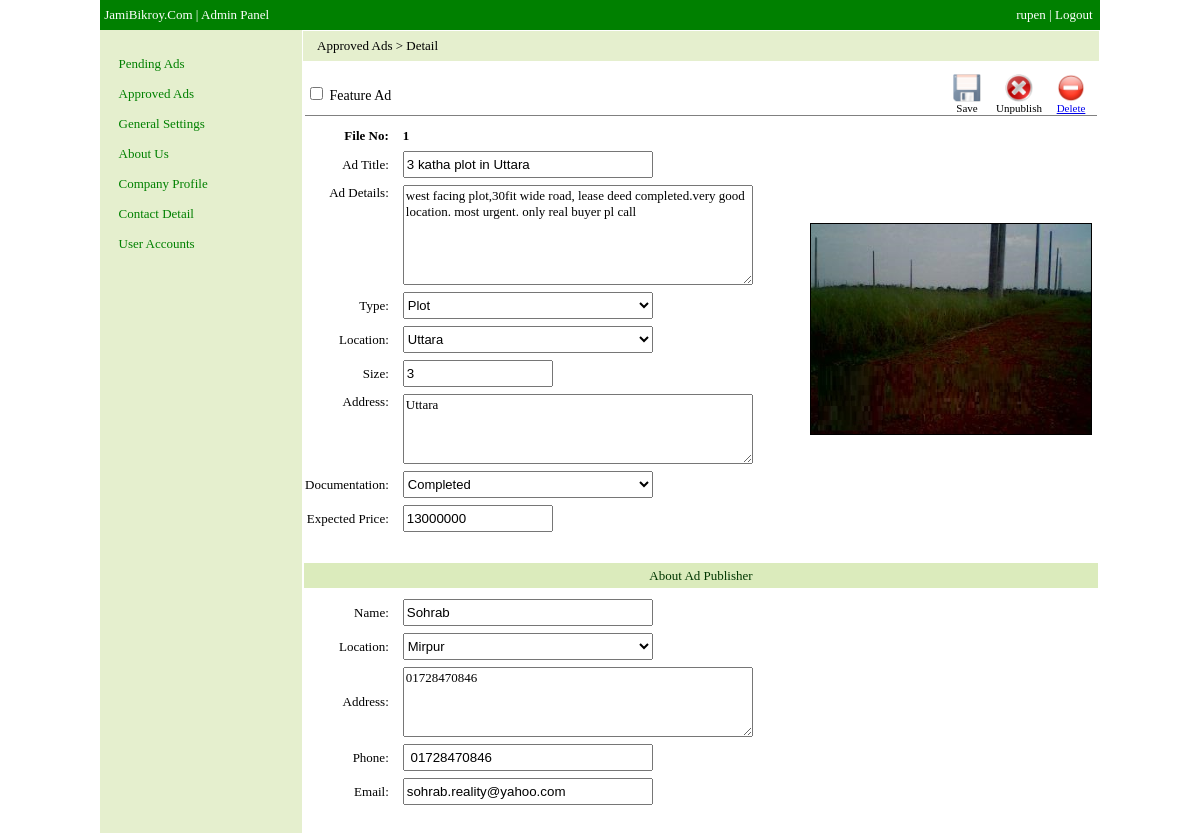
/admin/published/view?adid=1 (signed in), run on the app's committed database.
### tables this page shows
CREATE TABLE IF NOT EXISTS `published` (
  `id` int(11) NOT NULL AUTO_INCREMENT,
  `adid` int(11) NOT NULL,
  `date` text NOT NULL,
  `ipaddress` text NOT NULL,
  `type` text NOT NULL,
  `location` text NOT NULL,
  `size` varchar(20) NOT NULL,
  `address` text NOT NULL,
  `documentation` text NOT NULL,
  `price` varchar(20) NOT NULL,
  `title` text NOT NULL,
  `details` text NOT NULL,
  `yname` text NOT NULL,
  `ylocation` text NOT NULL,
  `yaddress` text NOT NULL,
  `phone` text NOT NULL,
  `email` text NOT NULL,
  `status` varchar(20) NOT NULL,
  `feature` varchar(1) NOT NULL DEFAULT '0',
  PRIMARY KEY (`id`)
);

### admin/published/view/index.php (the view, shortened to what this page needs)
<?php
$adid=$_GET['adid'];
$result=mysql_query("select * from published where adid='$adid'");
$row=mysql_fetch_array($result);
$cmbtype="$row[type]";
$cmblocation="$row[location]";
$txtsize="$row[size]";
$taaddress="$row[address]";
$cmbdocumentation="$row[documentation]";
$txtprice="$row[price]";
$txtadtitle="$row[title]";
$taaddetails="$row[details]";
$txtname="$row[yname]";
$cmbylocation="$row[ylocation]";
$tayaddress="$row[yaddress]";
$txtphone="$row[phone]";
$txtemail="$row[email]";
if($row['feature'] == '1'){
$chked = "checked";
}
else{
$chked = "";
}
if($cmbtype == "Plot_for_Developers")
$pricetext = "Expected Signing Money:";
else
$pricetext = "Expected Price:";
if($row['status'] == "published"){
$pubicn="unpublishicon.png";
$pubtxt="Unpublish";
}
else{
$pubicn="publishicon.png";
$pubtxt="Publish";
}
if(file_exists("../../../newad/upload/$adid.jpg")){
$img="$adid.jpg";
}
else{
$img="noimg.jpg";
}
?>
<html>
	<head>
		<link href="../../css/style.css" rel="stylesheet" type="text/css">
	</head>
	<body>
		<table border="0px" width="100%" height="100%" style="border-collapse:collapse;">
			<tr height="30px" bgcolor="green" style="font-family:tahoma;font-size:13px;color:white">
				<td>&nbsp;JamiBikroy.Com | Admin Panel</td>
				<td align="right"><?php echo $_SESSION['username'];?> | <a href="?action=logout" class="logout">Logout</a>&nbsp;&nbsp;</td>
			</tr>
			<tr>
				<td width="200px" bgcolor="#E5EFCE" align="center" valign="top"><br>
					<table border="0px" width="180px" style="border-collapse:collapse;">
						<tr height="30px">
							<td id="lftm1" onmouseover="LftmHover('lftm1')" onmouseout="LftmOut('lftm1')" onclick="LftmClick('lftm1', '../../pending')" style="font-family:tahoma;color:green;font-size:13px;cursor:pointer">&nbsp;&nbsp;Pending Ads</td>
						</tr>
						<tr height="30px">
							<td id="lftm2" onmouseover="LftmHover('lftm2')" onmouseout="LftmOut('lftm2')" onclick="LftmClick('lftm2', '../../published')" style="font-family:tahoma;color:green;font-size:13px;cursor:pointer">&nbsp;&nbsp;Approved Ads</td>
						</tr>
						<tr height="30px">
							<td id="lftm3" onmouseover="LftmHover('lftm3')" onmouseout="LftmOut('lftm3')" onclick="LftmClick('lftm3', '../../generalsettings')" style="font-family:tahoma;color:green;font-size:13px;cursor:pointer">&nbsp;&nbsp;General Settings</td>
						</tr>
						<tr height="30px">
							<td id="lftm4" onmouseover="LftmHover('lftm4')" onmouseout="LftmOut('lftm4')" onclick="LftmClick('lftm4', '../../aboutus')" style="font-family:tahoma;color:green;font-size:13px;cursor:pointer">&nbsp;&nbsp;About Us</td>
						</tr>
						<tr height="30px">
							<td id="lftm5" onmouseover="LftmHover('lftm5')" onmouseout="LftmOut('lftm5')" onclick="LftmClick('lftm5', '../../companyprofile')" style="font-family:tahoma;color:green;font-size:13px;cursor:pointer">&nbsp;&nbsp;Company Profile</td>
						</tr>
						<tr height="30px">
							<td id="lftm6" onmouseover="LftmHover('lftm6')" onmouseout="LftmOut('lftm6')" onclick="LftmClick('lftm6', '../../contactdetail')" style="font-family:tahoma;color:green;font-size:13px;cursor:pointer">&nbsp;&nbsp;Contact Detail</td>
						</tr>
						<tr height="30px">
							<td id="lftm7" onmouseover="LftmHover('lftm7')" onmouseout="LftmOut('lftm7')" onclick="LftmClick('lftm7', '../../useraccounts')" style="font-family:tahoma;color:green;font-size:13px;cursor:pointer">&nbsp;&nbsp;User Accounts</td>
						</tr>
					</table>
				</td>
				<td align="left" valign="top">
					<table border="0px" width="100%" style="border-collapse:collapse;">
						<tr height="30px" bgcolor="#E5EFCE" style="font-family:tahoma;font-size:13px">
							<td>&nbsp;&nbsp;&nbsp;&nbsp;Approved Ads > Detail</td>
						</tr>
						<tr height="10px">
							<td></td>
						</tr>
						<tr height="500px">
							<td align="center" valign="top">
								<form name="detailform" action="" method="get">
								<table border="0px" width="100%" style="border-collapse:collapse;font-family:tahoma;font-size:11px">
									<tr height="40px">
										<td colspan="4">
											<table border="0px" width="100%" style="border-collapse:collapse;border-bottom:1px solid gray">
												<tr>
													<td width="100px" style="font-size:14px"><input id="chkbox" type="checkbox" <?php echo "$chked";?> onclick="FeatureSelect('chkbox', '<?php echo "$adid";?>')"> Feature Ad</td>
													<td></td>
													<td id="saveicn" width="50px" align="center" style="font-size:11px;cursor:pointer" onmouseover="tdhover('saveicn')" onmouseout="tdout('saveicn')" onclick="SaveForm()"><img height="28px" src="../../../images/saveicon.png"><br>Save</td>
													<td id="pbicn" width="50px" align="center" style="font-size:11px;cursor:pointer" onmouseover="tdhover('pbicn')" onmouseout="tdout('pbicn')" onclick="PublishForm();IcnChange()"><img id="pubicn" height="28px" src="../../../images/<?php echo "$pubicn";?>"><br><span id="pubtxt"><?php echo "$pubtxt";?></span></td>
													<td id="dlticn" width="50px" align="center" style="font-size:11px;cursor:pointer" onmouseover="tdhover('dlticn')" onmouseout="tdout('dlticn')"><a href="?delete=<?php echo "$adid";?>"><img height="28px" src="../../../images/deleteicon.png"><br>Delete</a></td>
												</tr>
											</table>
										</td>
									</tr>
									<tr height="10px">
										<td colspan="4"></td>
									</tr>
									<tr style="font-family:tahoma;font-size:13px;font-weight:bold">
										<td width="50px" align="right">File No:</td>
										<td width="10px"></td>
										<td width="400px"><?php echo $adid;?></td>
										<td rowspan="18" align="center" valign="middle"><img src="../../../newad/upload/<?php echo $img;?>" border="1px" width="280px"><br><br><br></td>
									</tr>
									<tr height="5px">
										<td colspan="3"></td>
									</tr>
									<tr style="font-family:tahoma;font-size:13px">
										<td align="right">Ad Title:</td>
										<td width="10px"></td>
										<td><input type="text" name="txtadtitle" value="<?php echo $txtadtitle;?>" style="width:250px;height:27px" maxlength="100"></td>
									</tr>
									<tr height="5px">
										<td colspan="3"></td>
									</tr>
									<tr style="font-family:tahoma;font-size:13px" valign="top">
										<td align="right">Ad Details:</td>
										<td width="10px"></td>
										<td><textarea name="taaddetails" id="taMessage2" style="width:350px;height:100px;font-family:tahoma;font-size:13px"><?php echo $taaddetails;?></textarea></td>
									</tr>
									<tr height="5px">
										<td colspan="3"></td>
									</tr>
									<tr style="font-family:tahoma;font-size:13px">
										<td align="right">Type:</td>
										<td width="10px"></td>
										<td>
											<select name="cmbtype" style="width:250px;height:27px;font-size:13px;">
												<option selected><?php echo $cmbtype;?></option>
											</select>
										</td>
									</tr>
									<tr height="5px">
										<td colspan="3"></td>
									</tr>
									<tr style="font-family:tahoma;font-size:13px">
										<td align="right">Location:</td>
										<td width="10px"></td>
										<td>
											<select name="cmblocation" style="width:250px;height:27px;font-size:13px;">
												<option selected><?php echo $cmblocation;?></option>
											</select>
										</td>
									</tr>
									<tr height="5px">
										<td colspan="3"></td>
									</tr>
									<tr style="font-family:tahoma;font-size:13px">
										<td align="right">Size:</td>
										<td width="10px"></td>
										<td><input type="text" name="txtsize" value="<?php echo $txtsize;?>" style="width:150px;height:27px" maxlength="50"></td>
									</tr>
									<tr height="5px">
										<td colspan="3"></td>
									</tr>
									<tr style="font-family:tahoma;font-size:13px" valign="top">
										<td align="right">Address:</td>
										<td width="10px"></td>
										<td><textarea name="taaddress" id="taMessage1" style="width:350px;height:70px;font-family:tahoma;font-size:13px"><?php echo $taaddress;?></textarea></td>
									</tr>
									<tr height="5px">
										<td colspan="3"></td>
									</tr>
									<tr style="font-family:tahoma;font-size:13px">
										<td align="right">Documentation:</td>
										<td width="10px"></td>
										<td>
											<select name="cmbdocumentation" style="width:250px;height:27px;font-size:13px;">
												<option selected><?php echo $cmbdocumentation;?></option>
											</select>
										</td>
									</tr>
									<tr height="5px">
										<td colspan="3"></td>
									</tr>
									<tr style="font-family:tahoma;font-size:13px">
										<td align="right"><?php echo "$pricetext";?></td>
										<td width="10px"></td>
										<td><input type="text" name="txtprice" value="<?php echo $txtprice;?>" style="width:150px;height:27px" maxlength="50"></td>
									</tr>
									<tr height="30px">
										<td colspan="3"></td>
									</tr>
									<tr height="25px" bgcolor="#DBEBBC" style="font-family:tahoma;font-size:13px;color:#003700">
										<td colspan="4" align="center">About Ad Publisher</td>
									</tr>
									<tr height="10px">
										<td colspan="3"></td>
										<td rowspan="10"></td>
									</tr>
									<tr style="font-family:tahoma;font-size:13px">
										<td align="right">Name:</td>
										<td width="10px"></td>
										<td><input type="text" name="txtname" value="<?php echo $txtname;?>" style="width:250px;height:27px" maxlength="100"></td>
									</tr>
									<tr height="5px">
										<td colspan="3"></td>
									</tr>
									<tr style="font-family:tahoma;font-size:13px">
										<td align="right">Location:</td>
										<td width="10px"></td>
										<td>
											<select name="cmbylocation" style="width:250px;height:27px;font-size:13px;">
												<option selected><?php echo $cmbylocation;?></option>
											</select>
										</td>
									</tr>
									<tr height="5px">
										<td colspan="3"></td>
									</tr>
									<tr style="font-family:tahoma;font-size:13px">
										<td align="right">Address:</td>
										<td width="10px"></td>
										<td><textarea name="tayaddress" id="taMessage3" style="width:350px;height:70px;font-family:tahoma;font-size:13px"><?php echo $tayaddress;?></textarea></td>
									</tr>
									<tr height="5px">
										<td colspan="3"></td>
									</tr>
									<tr style="font-family:tahoma;font-size:13px">
										<td align="right">Phone:</td>
										<td width="10px"></td>
										<td><input type="text" name="txtphone" value="<?php echo $txtphone;?>" style="width:250px;height:27px" maxlength="100"></td>
									</tr>
									<tr height="5px">
										<td colspan="3"></td>
									</tr>
									<tr style="font-family:tahoma;font-size:13px">
										<td align="right">Email:</td>
										<td width="10px"></td>
										<td><input type="text" name="txtemail" value="<?php echo $txtemail;?>" style="width:250px;height:27px" maxlength="100"></td>
									</tr>
									<tr height="30px">
										<td colspan="4"></td>
									</tr>
								</table>
								</form>
							</td>
						</tr>
					</table>
				</td>
			</tr>
		</table>
	</body>
</html>

### css/style.css (style rules this page uses)
body { width:1000px; text-align:center; margin:0 auto; }

### admin/published/view/index.php (style rules this page uses)
.logout { color:white; text-decoration:none; }

### data on the page
published: status "Unpublish", txtadtitle "3 katha plot in Uttara", taaddetails "west facing plot,30fit wide road, lease deed completed.very good location. most urgent. only real buyer pl call", cmbtype "Plot", cmblocation "Uttara", txtsize "3", taaddress "Uttara", cmbdocumentation "Completed", type "Expected Price:", txtprice "13000000", txtname "Sohrab", cmbylocation "Mirpur", tayaddress "01728470846", txtphone "01728470846", txtemail "sohrab.reality@yahoo.com"

### other printed values
$_SESSION['username'] "rupen"
$adid "1"
